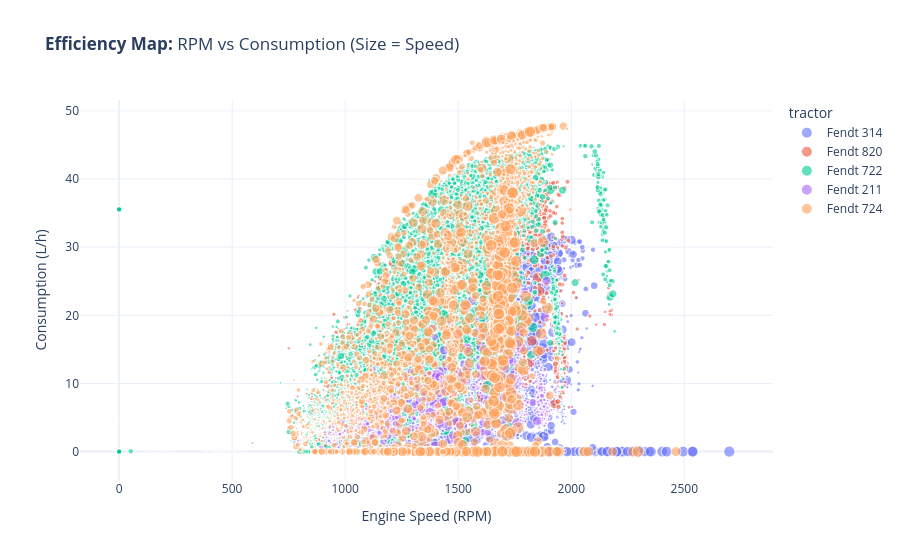

Notebook code for this chart:
### Code cell
# Cell 6: Operation Map (RPM vs Consumption)

# Sample of 50k points for performance/fluidity
scatter_sample = df.sample(n=50000, random_state=22)

fig = px.scatter(
    scatter_sample, 
    x='engine_rpm', 
    y='fuel_rate', 
    color='tractor', 
    size='veh_speed', # Bubble size = Speed
    size_max=12,
    opacity=0.6,
    title="<b>Efficiency Map:</b> RPM vs Consumption (Size = Speed)",
    labels={'engine_rpm': 'Engine Speed (RPM)', 'fuel_rate': 'Consumption (L/h)'},
    hover_data=['activity']
)

fig.update_layout(template=TEMPLATE)
fig.show()

### Figure 1 — Plotly figure (JSON) as saved in the notebook; plotly's stock layout.template omitted (floating-point values rounded to 4 significant figures; data arrays with more than 128 entries replaced by an {"elided": "..."} marker saying what was removed)
{"data": [{"customdata": {"elided": "13187x1 str values"}, "hovertemplate": "tractor=Fendt 314<br>Engine Speed (RPM)=%{x}<br>Consumption (L/h)=%{y}<br>veh_speed=%{marker.size}<br>activity=%{customdata[0]}<extra></extra>", "legendgroup": "Fendt 314", "marker": {"color": "#636efa", "opacity": 0.6, "size": {"elided": "13187 float values"}, "sizemode": "area", "sizeref": 0.105, "symbol": "circle"}, "mode": "markers", "name": "Fendt 314", "showlegend": true, "type": "scattergl", "x": {"elided": "13187 float values"}, "xaxis": "x", "y": {"elided": "13187 float values"}, "yaxis": "y"}, {"customdata": {"elided": "6442x1 str values"}, "hovertemplate": "tractor=Fendt 820<br>Engine Speed (RPM)=%{x}<br>Consumption (L/h)=%{y}<br>veh_speed=%{marker.size}<br>activity=%{customdata[0]}<extra></extra>", "legendgroup": "Fendt 820", "marker": {"color": "#EF553B", "opacity": 0.6, "size": {"elided": "6442 float values"}, "sizemode": "area", "sizeref": 0.105, "symbol": "circle"}, "mode": "markers", "name": "Fendt 820", "showlegend": true, "type": "scattergl", "x": {"elided": "6442 float values"}, "xaxis": "x", "y": {"elided": "6442 float values"}, "yaxis": "y"}, {"customdata": {"elided": "22155x1 str values"}, "hovertemplate": "tractor=Fendt 722<br>Engine Speed (RPM)=%{x}<br>Consumption (L/h)=%{y}<br>veh_speed=%{marker.size}<br>activity=%{customdata[0]}<extra></extra>", "legendgroup": "Fendt 722", "marker": {"color": "#00cc96", "opacity": 0.6, "size": {"elided": "22155 float values"}, "sizemode": "area", "sizeref": 0.105, "symbol": "circle"}, "mode": "markers", "name": "Fendt 722", "showlegend": true, "type": "scattergl", "x": {"elided": "22155 float values"}, "xaxis": "x", "y": {"elided": "22155 float values"}, "yaxis": "y"}, {"customdata": {"elided": "2524x1 str values"}, "hovertemplate": "tractor=Fendt 211<br>Engine Speed (RPM)=%{x}<br>Consumption (L/h)=%{y}<br>veh_speed=%{marker.size}<br>activity=%{customdata[0]}<extra></extra>", "legendgroup": "Fendt 211", "marker": {"color": "#ab63fa", "opacity": 0.6, "size": {"elided": "2524 float values"}, "sizemode": "area", "sizeref": 0.105, "symbol": "circle"}, "mode": "markers", "name": "Fendt 211", "showlegend": true, "type": "scattergl", "x": {"elided": "2524 float values"}, "xaxis": "x", "y": {"elided": "2524 float values"}, "yaxis": "y"}, {"customdata": {"elided": "5692x1 str values"}, "hovertemplate": "tractor=Fendt 724<br>Engine Speed (RPM)=%{x}<br>Consumption (L/h)=%{y}<br>veh_speed=%{marker.size}<br>activity=%{customdata[0]}<extra></extra>", "legendgroup": "Fendt 724", "marker": {"color": "#FFA15A", "opacity": 0.6, "size": {"elided": "5692 float values"}, "sizemode": "area", "sizeref": 0.105, "symbol": "circle"}, "mode": "markers", "name": "Fendt 724", "showlegend": true, "type": "scattergl", "x": {"elided": "5692 float values"}, "xaxis": "x", "y": {"elided": "5692 float values"}, "yaxis": "y"}], "layout": {"legend": {"itemsizing": "constant", "title": {"text": "tractor"}, "tracegroupgap": 0}, "title": {"text": "<b>Efficiency Map:</b> RPM vs Consumption (Size = Speed)"}, "xaxis": {"anchor": "y", "domain": [0, 1], "title": {"text": "Engine Speed (RPM)"}}, "yaxis": {"anchor": "x", "domain": [0, 1], "title": {"text": "Consumption (L/h)"}}}}
